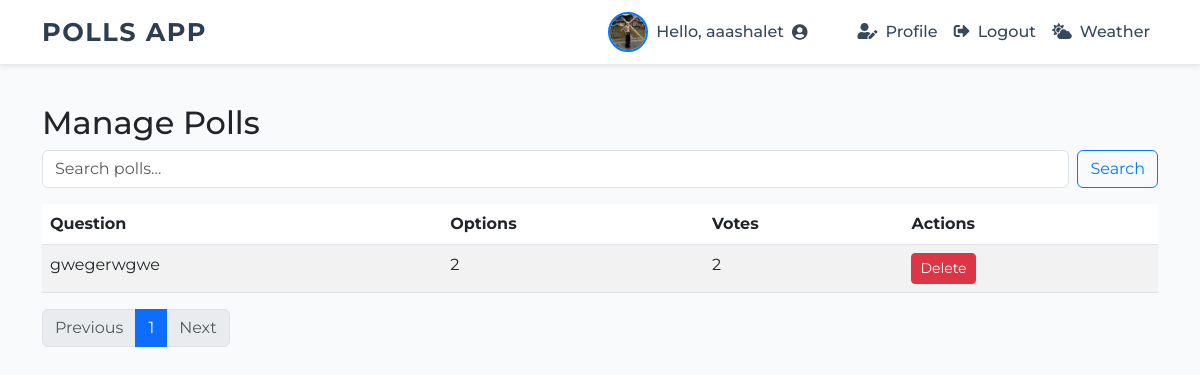
Page /admin/polls (signed in) on the committed database.
### app.py (models this page shows, shortened)
class User(UserMixin, db.Model):
    id = db.Column(db.Integer, primary_key=True)
    username = db.Column(db.String(150), unique=True, nullable=False)
    password_hash = db.Column(db.String(256), nullable=False)
    is_admin = db.Column(db.Boolean, default=False)
    avatar_filename = db.Column(db.String(300), nullable=True)
    votes = db.relationship('Vote', backref='user', lazy=True)
    polls_created = db.relationship('Poll', backref='creator', lazy=True)

class Poll(db.Model):
    id = db.Column(db.Integer, primary_key=True)
    question = db.Column(db.String(500), nullable=False)
    image_filename = db.Column(db.String(300))
    creator_id = db.Column(db.Integer, db.ForeignKey('user.id'), nullable=False)
    options = db.relationship('Option', backref='poll', lazy=True)
    votes = db.relationship('Vote', backref='poll', lazy=True)

### app.py (the view)
@app.route('/admin/polls')
@admin_required
def admin_polls():
    page = request.args.get('page', 1, type=int)
    search = request.args.get('search', '', type=str)
    query = Poll.query
    if search:
        query = query.filter(Poll.question.ilike(f'%{search}%'))
    pagination = query.order_by(Poll.id.desc()).paginate(page=page, per_page=10)
    return render_template('admin/polls.html', polls=pagination, search=search)

### app.py (called while the page is built)
@login_manager.user_loader
def load_user(user_id):
    return User.query.get(int(user_id))

def admin_required(f):
    @wraps(f)
    def decorated_function(*args, **kwargs):
        if not current_user.is_authenticated or not current_user.is_admin:
            abort(403)
        return f(*args, **kwargs)
    return decorated_function

### templates/admin/polls.html
{% extends "layout.html" %}
{% block content %}
<h2>Manage Polls</h2>
<form method="GET" class="mb-3 d-flex">
  <input type="search" name="search" class="form-control me-2" placeholder="Search polls..." value="{{ search }}">
  <button class="btn btn-outline-primary" type="submit">Search</button>
</form>
<table class="table table-striped">
  <thead>
    <tr>
      <th>Question</th>
      <th>Options</th>
      <th>Votes</th>
      <th>Actions</th>
    </tr>
  </thead>
  <tbody>
    {% for poll in polls.items %}
    <tr>
      <td>{{ poll.question }}</td>
      <td>{{ poll.options|length }}</td>
      <td>{{ poll.votes|length }}</td>
      <td>
        <form action="{{ url_for('admin_delete_poll', poll_id=poll.id) }}" method="POST" onsubmit="return confirm('Delete this poll?');" style="display:inline-block;">
          <button type="submit" class="btn btn-sm btn-danger">Delete</button>
        </form>
      </td>
    </tr>
    {% endfor %}
  </tbody>
</table>
<nav>
  <ul class="pagination">
    {% if polls.has_prev %}
      <li class="page-item"><a class="page-link" href="{{ url_for('admin_polls', page=polls.prev_num, search=search) }}">Previous</a></li>
    {% else %}
      <li class="page-item disabled"><span class="page-link">Previous</span></li>
    {% endif %}
    {% for p in polls.iter_pages(left_edge=1, right_edge=1, left_current=2, right_current=2) %}
      {% if p %}
        {% if p == polls.page %}
          <li class="page-item active"><span class="page-link">{{ p }}</span></li>
        {% else %}
          <li class="page-item"><a class="page-link" href="{{ url_for('admin_polls', page=p, search=search) }}">{{ p }}</a></li>
        {% endif %}
      {% else %}
        <li class="page-item disabled"><span class="page-link">…</span></li>
      {% endif %}
    {% endfor %}
    {% if polls.has_next %}
      <li class="page-item"><a class="page-link" href="{{ url_for('admin_polls', page=polls.next_num, search=search) }}">Next</a></li>
    {% else %}
      <li class="page-item disabled"><span class="page-link">Next</span></li>
    {% endif %}
  </ul>
</nav>
{% endblock %}

### templates/layout.html (shortened to what this page needs)
<!doctype html>
<html lang="en">
<head>
  <link href="https://cdnjs.cloudflare.com/ajax/libs/font-awesome/5.15.3/css/all.min.css" rel="stylesheet" />
  <link href="https://cdn.jsdelivr.net/npm/bootstrap@5.3.0/dist/css/bootstrap.min.css" rel="stylesheet" />
</head>
<body>
  <nav class="navbar fixed-top navbar-expand-lg">
    <div class="container">
      <a class="navbar-brand" href="{{ url_for('index') }}">Polls App</a>
      <div class="collapse navbar-collapse justify-content-end" id="navbarNav">
        <ul class="navbar-nav align-items-center">
          {% if current_user.is_authenticated %}
          <li class="nav-item d-flex align-items-center me-3">
            {% if current_user.avatar_filename %}
            <img src="{{ url_for('static', filename='uploads/' ~ current_user.avatar_filename) }}" alt="Avatar"
              class="avatar" title="{{ current_user.username }}">
            {% endif %}
            <span class="navbar-text d-flex align-items-center">
  Hello, {{ current_user.username }}
  <i class="fas fa-user-circle ms-2"></i>
</span>
          </li>
          <li class="nav-item">
            <a class="nav-link" href="{{ url_for('profile') }}"><i class="fas fa-user-edit me-2"></i>Profile</a>
          </li>
          <li class="nav-item">
            <a class="nav-link" href="{{ url_for('logout') }}"><i class="fas fa-sign-out-alt me-2"></i>Logout</a>
          </li>
          {% endif %}
          <li class="nav-item">
            <a class="nav-link" href="{{ url_for('weather') }}"><i class="fas fa-cloud-sun me-2"></i>Weather</a>
          </li>
        </ul>
      </div>
    </div>
  </nav>
  <div class="container mt-4">
    {% block content %}{% endblock %}
  </div>
</body>
</html>

### templates/layout.html (style rules this page uses)
body { padding-top: 80px; font-family: 'Montserrat', sans-serif; background-color: #f9fafb; }
.navbar { background-color: #ffffff; box-shadow: 0 2px 6px rgba(0, 0, 0, 0.1); }
.navbar-brand { font-weight: 700; font-size: 1.6rem; letter-spacing: 1.5px; color: #2c3e50 !important; text-transform: uppercase; }
.nav-link { font-weight: 500; color: #34495e !important; transition: color 0.3s ease; }
.navbar-text { color: #34495e; font-weight: 500; margin-right: 10px; }
.avatar { width: 40px; height: 40px; object-fit: cover; border-radius: 50%; border: 2px solid #007bff; margin-right: 8px; transition: transform 0.3s ease; }
.btn-outline-primary { border-color: #007bff; color: #007bff; transition: background-color 0.3s, color 0.3s; }

### rows in the picture
User: avatar_filename (picture), username "aaashalet"
Poll: question "gwegerwgwe", options|length "2", votes|length "2"

### other values in the picture
{{ p }} "1"
